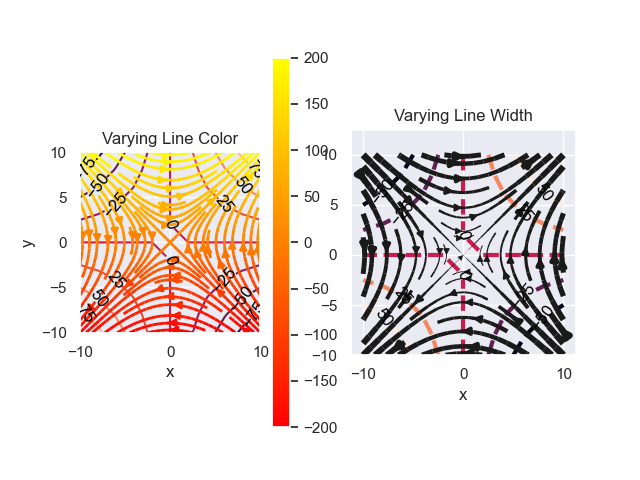

Recreate this plot in Python.
#----------------------------------------
#   CH_12_7_3_EX_1_Pyplot_Streamplot.py
#----------------------------------------
import numpy as np
import matplotlib.pyplot as plt
#
x = np.linspace(-10., 10., 11)
y = np.linspace(-10., 10., 11)
X, Y = np.meshgrid(x, y)
#
Z = X*Y
U = 20*Y
V = 20*X
#----- 繪製流線圖 (使用預設 density) (加繪色值表)
plt.subplot(1,2,1)
c1 = plt.contour(x, y, Z)
plt.clabel(c1, colors = 'black')
strm = plt.streamplot(X, Y, U, V, color = U, linewidth = 2, cmap = 'autumn')
plt.colorbar(strm.lines)
plt.xlabel('x')
plt.ylabel('y')
plt.axis('square')
plt.title('Varying Line Color')
#----- 繪製流線圖 (使用自訂 density)
plt.subplot(1,2,2)
values = [-50, -25., 0., 25., 50]
c2 = plt.contour(x, y, Z, values, linewidths = 3, linestyles = 'dashed')
plt.clabel(c2, colors = 'black')
#
speed = np.sqrt(U*U + V*V)
lw_var = 5*speed / speed.max()
plt.streamplot(X, Y, U, V, density = 0.6, color = 'k', linewidth = lw_var)
plt.xlabel('x')
plt.axis('square')
plt.title('Varying Line Width')
#
plt.savefig('CH_12_7_3_EX_1_Pyplot_Streamplot.png')
plt.show()









































































	


